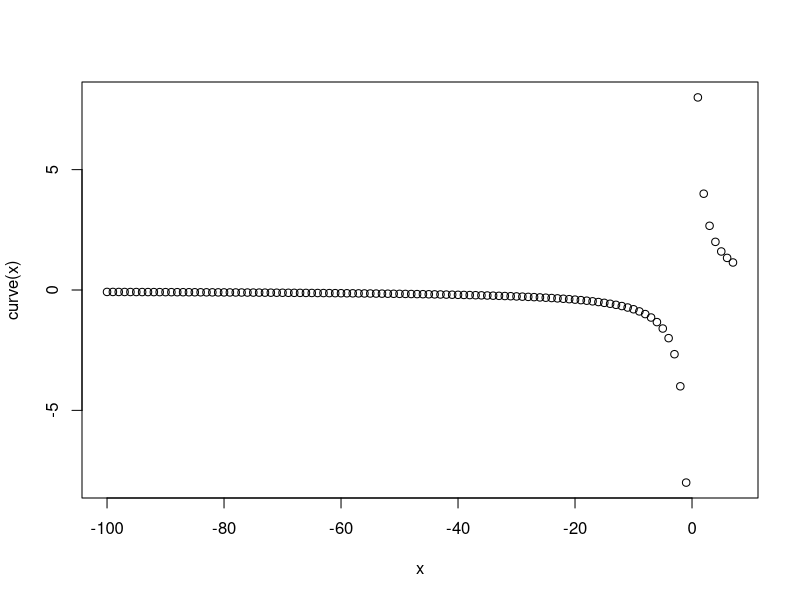
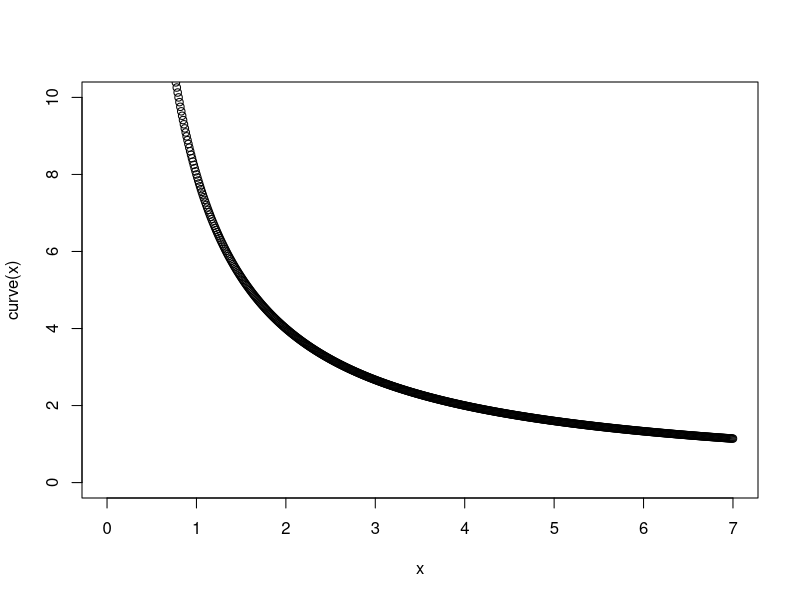
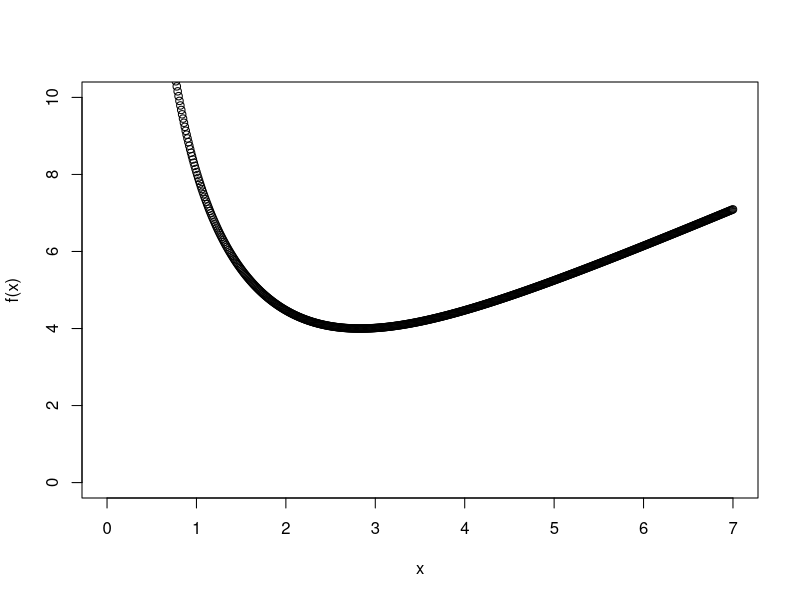
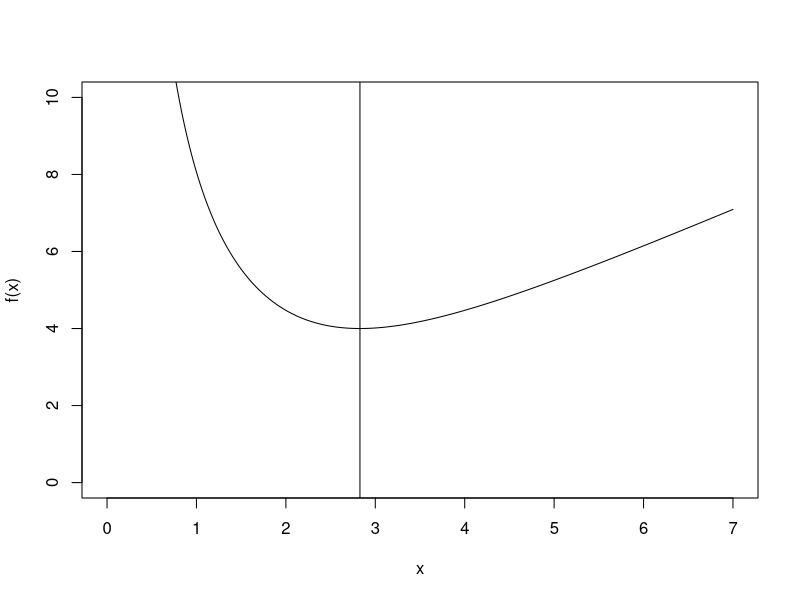

The R source for these figures, in order:
f <- function(x){sqrt(x^2+(8/x)^2)}
f(0)
f(1)
f(2)

curve <- function(x){8/x}

x <- seq(-100,7,1)
plot(x,curve(x))

x <- seq(0,7,0.01)
plot(x,curve(x), ylim = c(0,10))
plot(x,f(x), ylim = c(0,10))

fp <- function(x){
  1/2*(x^2+(8*x^-1)^2)^(-1/2)*(2*x+2*(8*x^-1)^1*(-8*x^(-2)))
}
fp(2)
fp(3)

uniroot(fp,c(2,3))$root

minx <- 2.828428
plot(x,f(x), ylim = c(0,10), type="l")
abline(v=minx)
